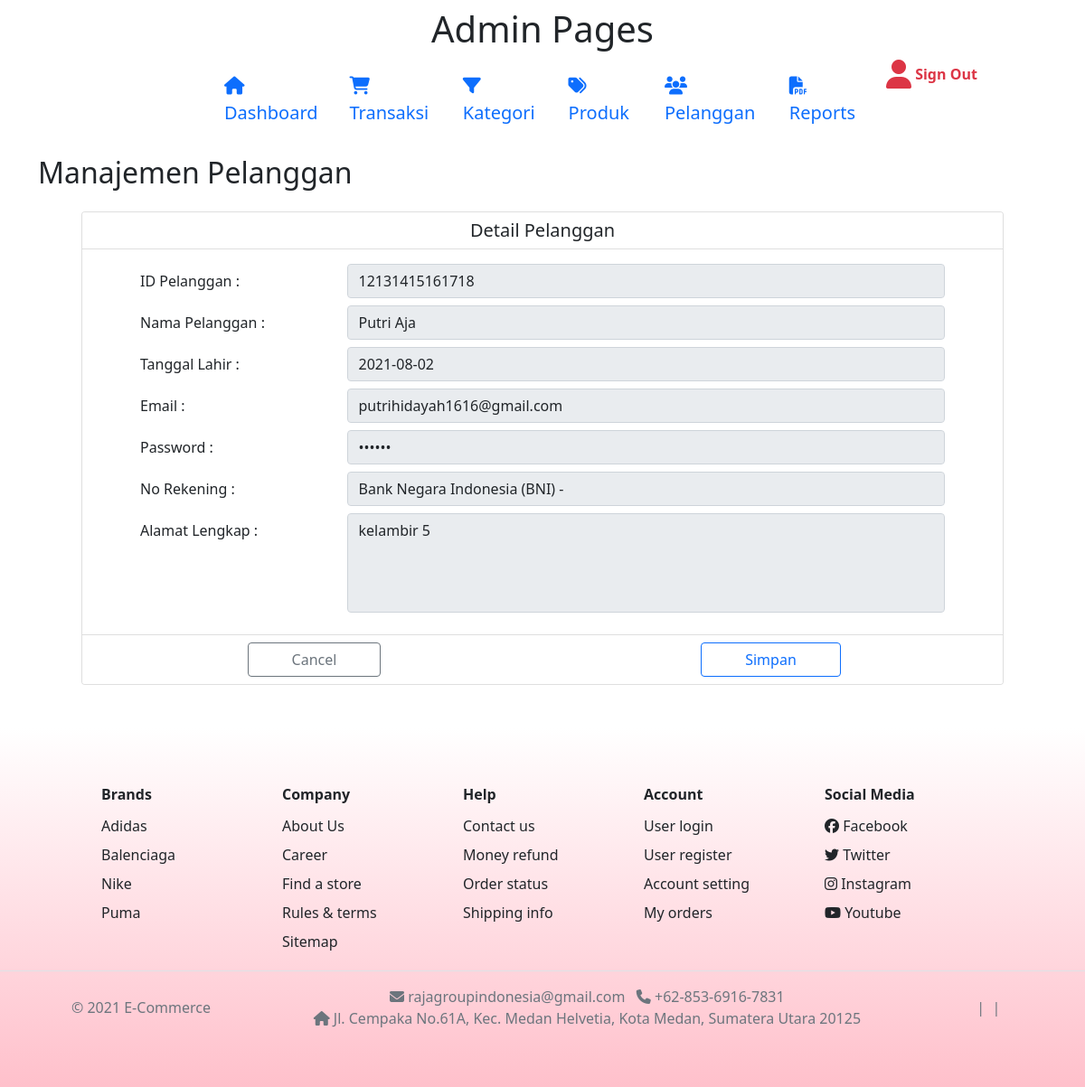
/admin/pages/pelanggan/pelanggan_detail_form.php?id_pelanggan=12131415161718, run on the app's committed database.
### tables this page shows
CREATE TABLE `tb_pelanggan` (
  `id_pelanggan` varchar(17) NOT NULL,
  `email` varchar(50) NOT NULL,
  `password_akses` varchar(30) NOT NULL,
  `nama_lengkap` varchar(50) NOT NULL,
  `tanggal_lahir` date NOT NULL,
  `alamat_lengkap` varchar(500) NOT NULL,
  `nomor_telepon` varchar(15) NOT NULL,
  `nomor_rekening` varchar(20) NOT NULL,
  `nama_bank` varchar(50) NOT NULL
);

### admin/pages/pelanggan/pelanggan_detail_form.php (the view, shortened to what this page needs)
<?php include "../../../module/conn.php"; ?>
<!DOCTYPE html>
<html lang="en">
<head>
    <link href="https://cdn.jsdelivr.net/npm/bootstrap@5.0.0-beta3/dist/css/bootstrap.min.css" rel="stylesheet">
	<link rel="stylesheet" href="../../../css/custom_css.css">
</head>
<body>
    <?php include_once "navigasi_pelanggan.php"; ?>
    <div class="container">
        <div class="row">
            <div class="col-12 py-2">
                <h2 class="h2">Manajemen Pelanggan</h2>
            </div>
        </div>
        <div class="row">
            <div class="col-12 pb-5 pt-2">
                    <div class="card text-center bg-body mx-5">
                        <div class="card-header h5 bg-body">
                            Detail Pelanggan
                        </div>
                        <div class="card-body">
                        <?php
                            $id_pelanggan = $_GET['id_pelanggan'];
                            $resultPelanggan = mysqli_query($connection, "SELECT * FROM tb_pelanggan WHERE id_pelanggan = '$id_pelanggan'");
                            while($fetchDetailPelanggan = mysqli_fetch_array($resultPelanggan)){
                                $id_pelanggan = $fetchDetailPelanggan['id_pelanggan'];
                                $nama_pelanggan = $fetchDetailPelanggan['nama_lengkap'];
                                $email_pelanggan = $fetchDetailPelanggan['email'];
                                $password = $fetchDetailPelanggan['password_akses'];
                                $tanggal_lahir = $fetchDetailPelanggan['tanggal_lahir'];
                                $alamat_pelanggan = $fetchDetailPelanggan['alamat_lengkap'];
                                $no_rekening = $fetchDetailPelanggan['nomor_rekening'];
                                $nama_bank = $fetchDetailPelanggan['nama_bank'];
                        ?>
                            <div class="row mb-2 px-5">
                                <label for="txtIDPelanggan" class="col-3 col-form-label text-start">ID Pelanggan :</label>
                                <div class="col-9">
                                    <input type="text" class="form-control" value="<?php echo $id_pelanggan; ?>" readonly name="txtIDPelanggan" id="txtIDPelanggan">
                                </div>
                            </div>
                            <div class="row mb-2 px-5">
                                <label for="txtNamaPelanggan" class="col-3 col-form-label text-start">Nama Pelanggan :</label>
                                <div class="col-9">
                                    <input type="text" class="form-control" value="<?php echo $nama_pelanggan; ?>" readonly name="txtNamaPelanggan" id="txtNamaPelanggan">
                                </div>
                            </div>
                            <div class="row mb-2 px-5">
                                <label for="txtTanggalLahir" class="col-3 col-form-label text-start">Tanggal Lahir :</label>
                                <div class="col-9">
                                    <input type="text" class="form-control" value="<?php echo $tanggal_lahir; ?>" readonly name="txtTanggalLahir" id="txtTanggalLahir">
                                </div>
                            </div>
                            <div class="row mb-2 px-5">
                                <label for="txtEmailPelanggan" class="col-3 col-form-label text-start">Email :</label>
                                <div class="col-9">
                                    <input type="text" class="form-control" value="<?php echo $email_pelanggan; ?>" readonly name="txtEmailPelanggan" id="txtEmailPelanggan">
                                </div>
                            </div>
                            <div class="row mb-2 px-5">
                                <label for="txtPasswordPelanggan" class="col-3 col-form-label text-start">Password :</label>
                                <div class="col-9">
                                    <input type="password" class="form-control" value="<?php echo $password; ?>" readonly name="txtPasswordPelanggan" id="txtPasswordPelanggan">
                                </div>
                            </div>
                            <div class="row mb-2 px-5">
                                <label for="txtNoRekening" class="col-3 col-form-label text-start">No Rekening :</label>
                                <div class="col-9">
                                    <input type="text" class="form-control" value="<?php echo $nama_bank.' - '.$no_rekening; ?>" readonly name="txtNoRekening" id="txtNoRekening">
                                </div>
                            </div>
                            <div class="row mb-2 px-5">
                                <label for="txtAlamatLengkap" class="col-3 col-form-label text-start">Alamat Lengkap :</label>
                                <div class="col-9">
                                    <textarea name="txtAlamatLengkap" id="txtAlamatLengkap" cols="5" rows="4" class="form-control" style="resize:none;" readonly><?php echo $alamat_pelanggan; ?></textarea>
                                </div>
                            </div>
                        </div>
                        <div class="card-footer bg-body text-muted">
                            <div class="row justify-content-around">
                                <div class="col-3">
                                    <a href="pelanggan_pages.php" class="btn btn-outline-secondary px-5">Cancel</a>
                                </div>
                                <div class="col-3">
                                    <a href="pelanggan_pages.php" class="btn btn-outline-primary px-5">Simpan</a>
                                </div>
                            </div>
                        </div>
                        <?php
                            }
                        ?>
                    </div>
            </div>
        </div>
    </div>
    <?php include_once "footer_pelanggan.php"; ?>
</body>
</html>

### data on the page
tb_pelanggan: txtIDPelanggan "12131415161718", txtNamaPelanggan "Putri Aja", txtTanggalLahir "2021-08-02", txtEmailPelanggan "putrihidayah1616@gmail.com", txtNoRekening "Bank Negara Indonesia (BNI) -", txtAlamatLengkap "kelambir 5"
